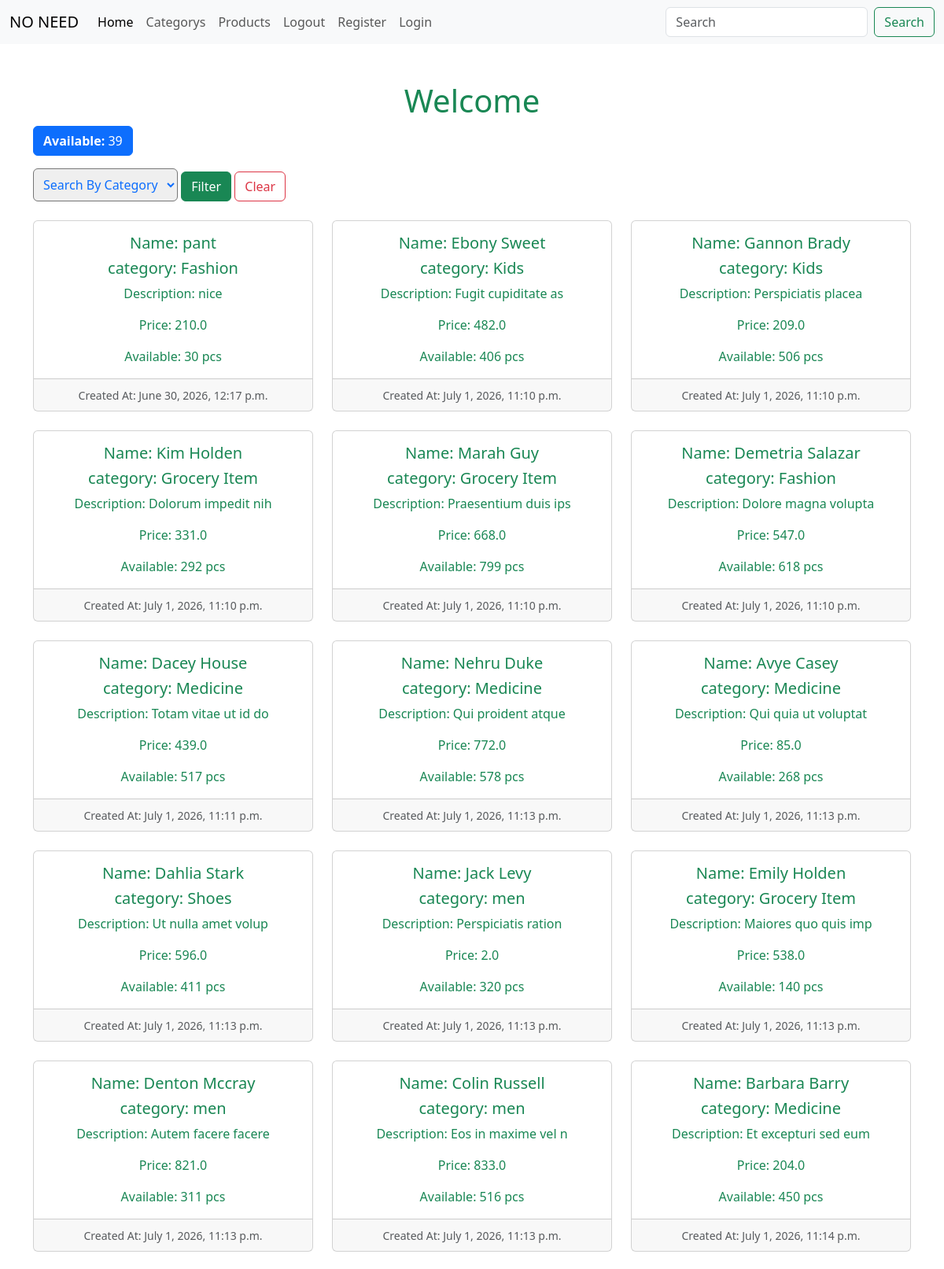
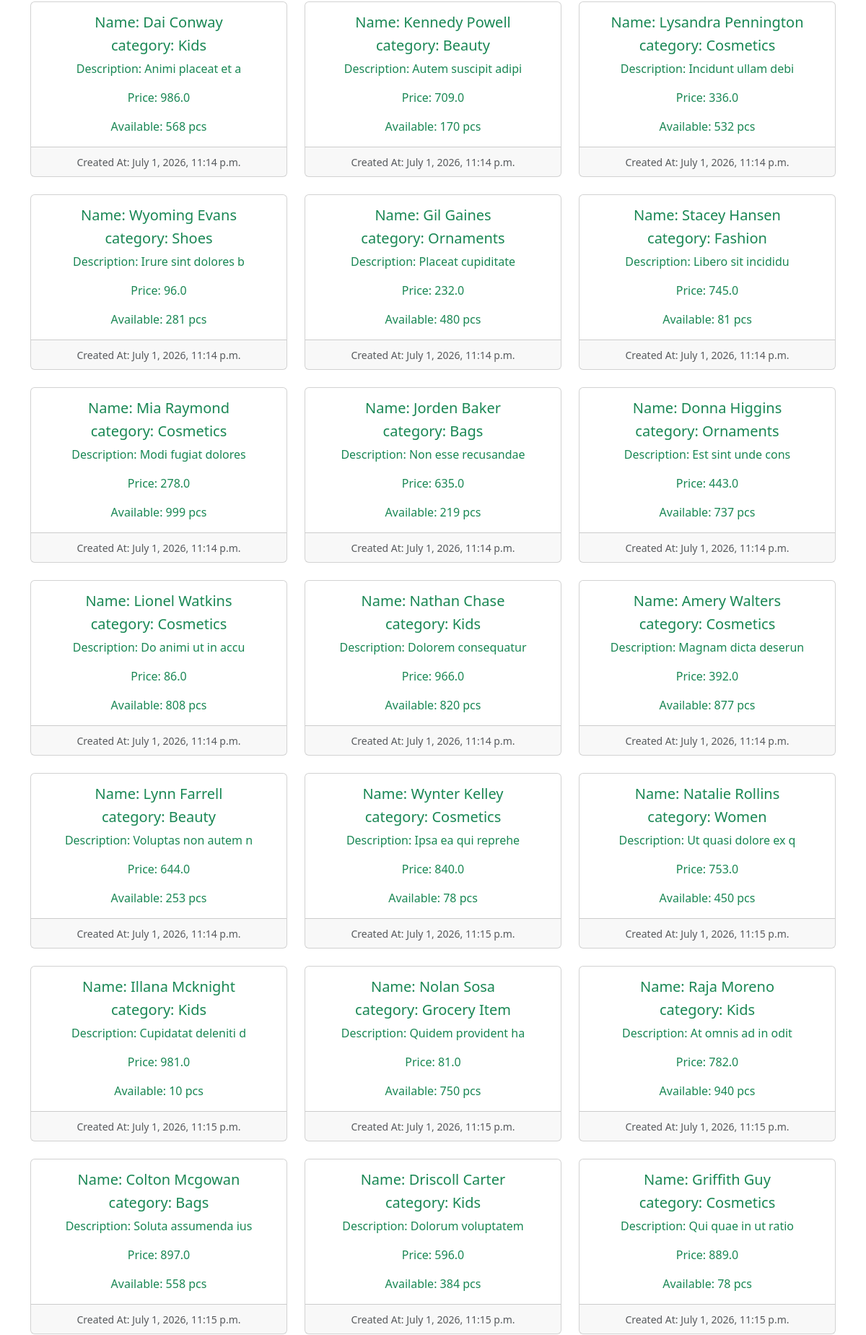
The page / (upper part) on the database its author committed (2 pictures, top to bottom).
### ProductApp/models.py (models this page shows, shortened)
class ProductModel(models.Model):
    name=models.CharField(max_length=120, null=True)
    description = models.TextField(null=True)
    category= models.ForeignKey(CategoryModel, on_delete=models.CASCADE, null=True)
    price= models.FloatField(null=True, default=0)
    stock_quantity= models.IntegerField(null=True, default=0)
    created_at= models.DateTimeField(auto_now=True, null=True)

class CategoryModel(models.Model):
    name = models.CharField(max_length=120, null=True)
    description = models.TextField(null=True)
    created_at= models.DateTimeField(auto_now=True, null=True)

### ProductApp/views.py (the view)
# urls.py: path('', Homepage, name='home'),
def Homepage(request):
    cate=CategoryModel.objects.all()
    filter_cat= request.GET.get('filter_cat')
    Psearch = request.GET.get('Psearch')
    data=ProductModel.objects.all()
    if Psearch:
        data=ProductModel.objects.filter(
            Q(name__icontains=Psearch)|
            Q(category__name__icontains = Psearch)|
            Q(description__icontains = Psearch)
        )
        count=data.count()
    elif filter_cat:
        data=ProductModel.objects.filter(category_id=filter_cat)
        count = data.count()
    else:
        data=ProductModel.objects.all()
        count=data.count()
    cont={'data':data, 'count': count, 'cate': cate, 'filter_cat': filter_cat, 'Psearch': Psearch}
    return render(request, 'pages/home.html', cont)

### ProductApp/Templates/pages/home.html (shortened to what this page needs)
{% extends 'base/base.html' %}
{% block body %}
<h1 class="text-center text-success mt-5">Welcome {{username}}</h1>
<span class="btn btn-primary mb-3"><strong>Available: </strong> {{count}} </span>
<form action="" method="get">
  <div class=" col-6">
    <select class="rounded-2 text-primary p-2" name="filter_cat" aria-label="Default select example">
      <option class="fw-bold " selected disabled>Search By Category</option>
    </select>
    <button class="btn btn-success" type="submit">Filter</button>
    <a class="btn btn-outline-danger" href="{% url 'home' %}">Clear</a>
  </div>
</form>
<br>
<div class="row row-cols-1 row-cols-md-3 g-4">
    {% for i in data %}
  <div class="col text-center">
    <div class="card h-100">
      <div class="card-body text-success">
        <h5 class="card-title">Name: {{i.name}}</h5>
        <h5 class="card-title">category: {{i.category.name}}</h5>
        <p class="card-text">Description: {{i.description}}</p>
        <p class="card-text">Price: {{i.price}}</p>
        <p class="card-text">Available: {{i.stock_quantity}} pcs</p>
      </div>
      <div class="card-footer">
        <small class="text-body-secondary">Created At: {{i.created_at}}</small>
      </div>
    </div>
  </div>
  {% endfor %}
</div>
{% endblock body %}

### rows shown on the page
ProductModel: name "pant", category.name "Fashion", description "nice", price "210.0", stock_quantity "30", created_at "June 30, 2026, 12:17 p.m."
ProductModel: name "Ebony Sweet", category.name "Kids", description "Fugit cupiditate as", price "482.0", stock_quantity "406", created_at "July 1, 2026, 11:10 p.m."
ProductModel: name "Gannon Brady", category.name "Kids", description "Perspiciatis placea", price "209.0", stock_quantity "506", created_at "July 1, 2026, 11:10 p.m."
ProductModel: name "Kim Holden", category.name "Grocery Item", description "Dolorum impedit nih", price "331.0", stock_quantity "292", created_at "July 1, 2026, 11:10 p.m."
ProductModel: name "Marah Guy", category.name "Grocery Item", description "Praesentium duis ips", price "668.0", stock_quantity "799", created_at "July 1, 2026, 11:10 p.m."
ProductModel: name "Demetria Salazar", category.name "Fashion", description "Dolore magna volupta", price "547.0", stock_quantity "618", created_at "July 1, 2026, 11:10 p.m."
ProductModel: name "Dacey House", category.name "Medicine", description "Totam vitae ut id do", price "439.0", stock_quantity "517", created_at "July 1, 2026, 11:11 p.m."
ProductModel: name "Nehru Duke", category.name "Medicine", description "Qui proident atque", price "772.0", stock_quantity "578", created_at "July 1, 2026, 11:13 p.m."
ProductModel: name "Avye Casey", category.name "Medicine", description "Qui quia ut voluptat", price "85.0", stock_quantity "268", created_at "July 1, 2026, 11:13 p.m."
ProductModel: name "Dahlia Stark", category.name "Shoes", description "Ut nulla amet volup", price "596.0", stock_quantity "411", created_at "July 1, 2026, 11:13 p.m."
ProductModel: name "Jack Levy", category.name "men", description "Perspiciatis ration", price "2.0", stock_quantity "320", created_at "July 1, 2026, 11:13 p.m."
ProductModel: name "Emily Holden", category.name "Grocery Item", description "Maiores quo quis imp", price "538.0", stock_quantity "140", created_at "July 1, 2026, 11:13 p.m."
ProductModel: name "Denton Mccray", category.name "men", description "Autem facere facere", price "821.0", stock_quantity "311", created_at "July 1, 2026, 11:13 p.m."
ProductModel: name "Colin Russell", category.name "men", description "Eos in maxime vel n", price "833.0", stock_quantity "516", created_at "July 1, 2026, 11:13 p.m."
ProductModel: name "Barbara Barry", category.name "Medicine", description "Et excepturi sed eum", price "204.0", stock_quantity "450", created_at "July 1, 2026, 11:14 p.m."
ProductModel: name "Dai Conway", category.name "Kids", description "Animi placeat et a", price "986.0", stock_quantity "568", created_at "July 1, 2026, 11:14 p.m."
ProductModel: name "Kennedy Powell", category.name "Beauty", description "Autem suscipit adipi", price "709.0", stock_quantity "170", created_at "July 1, 2026, 11:14 p.m."
ProductModel: name "Lysandra Pennington", category.name "Cosmetics", description "Incidunt ullam debi", price "336.0", stock_quantity "532", created_at "July 1, 2026, 11:14 p.m."
ProductModel: name "Wyoming Evans", category.name "Shoes", description "Irure sint dolores b", price "96.0", stock_quantity "281", created_at "July 1, 2026, 11:14 p.m."
ProductModel: name "Gil Gaines", category.name "Ornaments", description "Placeat cupiditate", price "232.0", stock_quantity "480", created_at "July 1, 2026, 11:14 p.m."
ProductModel: name "Stacey Hansen", category.name "Fashion", description "Libero sit incididu", price "745.0", stock_quantity "81", created_at "July 1, 2026, 11:14 p.m."
ProductModel: name "Mia Raymond", category.name "Cosmetics", description "Modi fugiat dolores", price "278.0", stock_quantity "999", created_at "July 1, 2026, 11:14 p.m."
ProductModel: name "Jorden Baker", category.name "Bags", description "Non esse recusandae", price "635.0", stock_quantity "219", created_at "July 1, 2026, 11:14 p.m."
ProductModel: name "Donna Higgins", category.name "Ornaments", description "Est sint unde cons", price "443.0", stock_quantity "737", created_at "July 1, 2026, 11:14 p.m."
ProductModel: name "Lionel Watkins", category.name "Cosmetics", description "Do animi ut in accu", price "86.0", stock_quantity "808", created_at "July 1, 2026, 11:14 p.m."
ProductModel: name "Nathan Chase", category.name "Kids", description "Dolorem consequatur", price "966.0", stock_quantity "820", created_at "July 1, 2026, 11:14 p.m."
ProductModel: name "Amery Walters", category.name "Cosmetics", description "Magnam dicta deserun", price "392.0", stock_quantity "877", created_at "July 1, 2026, 11:14 p.m."
ProductModel: name "Lynn Farrell", category.name "Beauty", description "Voluptas non autem n", price "644.0", stock_quantity "253", created_at "July 1, 2026, 11:14 p.m."
ProductModel: name "Wynter Kelley", category.name "Cosmetics", description "Ipsa ea qui reprehe", price "840.0", stock_quantity "78", created_at "July 1, 2026, 11:15 p.m."
ProductModel: name "Natalie Rollins", category.name "Women", description "Ut quasi dolore ex q", price "753.0", stock_quantity "450", created_at "July 1, 2026, 11:15 p.m."
ProductModel: name "Illana Mcknight", category.name "Kids", description "Cupidatat deleniti d", price "981.0", stock_quantity "10", created_at "July 1, 2026, 11:15 p.m."
ProductModel: name "Nolan Sosa", category.name "Grocery Item", description "Quidem provident ha", price "81.0", stock_quantity "750", created_at "July 1, 2026, 11:15 p.m."
ProductModel: name "Raja Moreno", category.name "Kids", description "At omnis ad in odit", price "782.0", stock_quantity "940", created_at "July 1, 2026, 11:15 p.m."
ProductModel: name "Colton Mcgowan", category.name "Bags", description "Soluta assumenda ius", price "897.0", stock_quantity "558", created_at "July 1, 2026, 11:15 p.m."
ProductModel: name "Driscoll Carter", category.name "Kids", description "Dolorum voluptatem", price "596.0", stock_quantity "384", created_at "July 1, 2026, 11:15 p.m."
ProductModel: name "Griffith Guy", category.name "Cosmetics", description "Qui quae in ut ratio", price "889.0", stock_quantity "78", created_at "July 1, 2026, 11:15 p.m."

### other values the page prints
{{ count }} "39"
